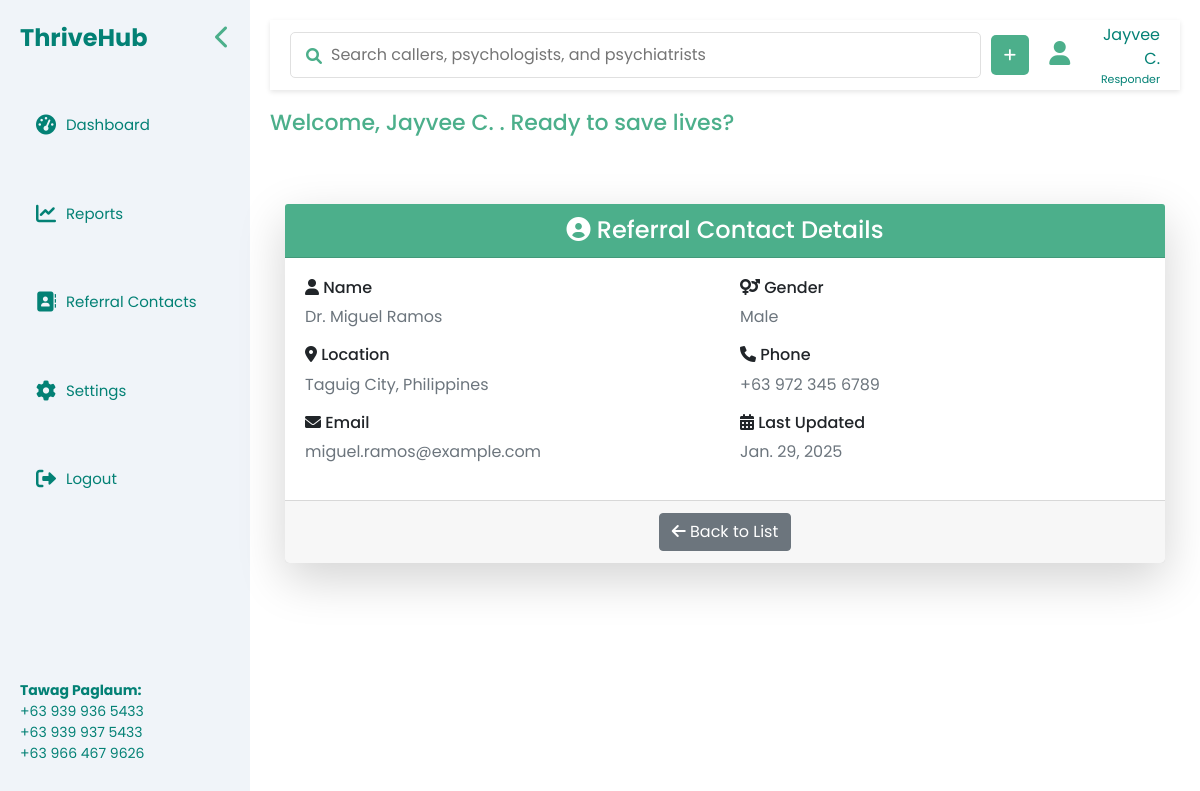
Screenshot of /referral/7/ (signed in) with the database file from the repository.
### form/models.py (models this page shows, shortened)
class Responder(AbstractUser):
    responderID = models.AutoField(primary_key=True)
    mfa_secret = models.CharField(max_length=16, blank=True, null=True)
    mfa_enabled = models.BooleanField(default=False)
    responderName = models.CharField(max_length=255)
    role = models.CharField(max_length=255)
    shift = models.CharField(max_length=255)
    password = models.CharField(default="password")
    username = models.CharField(max_length=150, unique=True)

class ReferralContact(models.Model):
    name = models.CharField(max_length=255)
    gender = models.CharField(max_length=10, choices=[('Male', 'Male'), ('Female', 'Female')])
    location = models.CharField(max_length=255)
    phone = models.CharField(max_length=15, null=True, blank=True)
    email = models.EmailField(max_length=255, null=True, blank=True)
    date_updated = models.DateField(auto_now=True)

### ThriveHub/views.py (the view)
# urls.py: path('referral/<int:id>/', referral_detail, name='referral_detail'),
def referral_detail(request, id):
    referral = get_object_or_404(ReferralContact, id=id)
    return render(request, 'referral_detail.html', {'referral': referral})

### templates/referral_detail.html (shortened to what this page needs)
{% extends 'layout.html' %}
{% block content %}
    <h2 class="section-title">Welcome,
        {% if request.user.is_authenticated %}
            {{ request.user.first_name|default:"Responder" }} {{ request.user.last_name|default:"" }}
        {% else %}
            Responder
        {% endif %}. Ready to save lives?
    </h2>
    <div class="container mt-5">
        <div class="shadow-lg rounded-lg">
            <div class="card-header text-white text-center" style="background-color: #4CAF8B;">
                <h4 class="mb-0"><i class="fas fa-user-circle"></i> Referral Contact Details</h4>
            </div>
            <div class="card-body">
                <div class="row">
                    <div class="col-md-6">
                        <h6><i class="fas fa-user"></i> Name</h6>
                        <p class="text-muted">{{ referral.name }}</p>
                    </div>
                    <div class="col-md-6">
                        <h6><i class="fas fa-venus-mars"></i> Gender</h6>
                        <p class="text-muted">{{ referral.gender }}</p>
                    </div>
                    <div class="col-md-6">
                        <h6><i class="fas fa-map-marker-alt"></i> Location</h6>
                        <p class="text-muted">{{ referral.location }}</p>
                    </div>
                    <div class="col-md-6">
                        <h6><i class="fas fa-phone"></i> Phone</h6>
                        <p class="text-muted">{{ referral.phone|default:"N/A" }}</p>
                    </div>
                    <div class="col-md-6">
                        <h6><i class="fas fa-envelope"></i> Email</h6>
                        <p class="text-muted">{{ referral.email|default:"N/A" }}</p>
                    </div>
                    <div class="col-md-6">
                        <h6><i class="fas fa-calendar-alt"></i> Last Updated</h6>
                        <p class="text-muted">{{ referral.date_updated }}</p>
                    </div>
                </div>
            </div>
            <div class="card-footer text-center">
                <a href="{% url 'referrals' %}" class="btn btn-secondary">
                    <i class="fas fa-arrow-left"></i> Back to List
                </a>
            </div>
        </div>
    </div>
{% endblock %}

### templates/layout.html (shortened to what this page needs)
<!doctype html>
{% load static %}
<html lang="en">
<head>
    <link rel="stylesheet" href="https://cdnjs.cloudflare.com/ajax/libs/font-awesome/6.0.0-beta3/css/all.min.css">
    <link rel="stylesheet" href="https://maxcdn.bootstrapcdn.com/bootstrap/4.5.2/css/bootstrap.min.css">
    <link rel="stylesheet" href="{% static 'css/style.css' %}">
</head>
<body>
    <div class="dashboard-container">
    <div class="sidebar">
        <div class="logo">
            <span class="sidebar-title">ThriveHub</span>
            <div class="toggle-icon" onclick="toggleSidebar()">
                <i class="fas fa-chevron-left"></i>
            </div>
        </div>
        <nav>
            <a href="/" class="nav-link"><i class="fas fa-tachometer-alt"></i> <span class="nav-text">Dashboard</span></a>
            <a href="{% url 'Reports' %}" class="nav-link"><i class="fas fa-chart-line"></i> <span class="nav-text">Reports</span></a>
            <a href="/referrals" class="nav-link"><i class="fas fa-address-book"></i> <span class="nav-text">Referral Contacts</span></a>
            <a href="/settings" class="nav-link"><i class="fas fa-cog"></i> <span class="nav-text">Settings</span></a>
            <a href="{% url 'responder:logout' %}" class="nav-link"><i class="fas fa-sign-out-alt"></i> <span class="nav-text">Logout</span></a>
        </nav>
        <div class="sidebar-footer">
            <div class="footer-content">
                <span><b>Tawag Paglaum:</b></span>
                <p>
                    +63 939 936 5433 <br>
                    +63 939 937 5433 <br>
                    +63 966 467 9626 <br>
                </p>
            </div>
        </div>
    </div>
    <div class="main-content">
        <div class="header">
            <div class="search-container">
                <form action="{% url 'search_results' %}" method="GET" class="d-flex" style="width: 100%;">
                    <button type="submit" class="fas fa-search search-icon" style="border-style: none; background-color: transparent;"></button>
                    <input type="text" name="q" class="search-bar" placeholder="Search callers, psychologists, and psychiatrists" required>
                </form>
                <a href="{% url 'AddCall' %}" class="btn btn-sm def-btn add-call-btn">
                    <i class="fa-solid fa-plus"></i>
                </a>
            </div>
            <div class="user-info">
                <a href="{% url 'settings' %}"><i class="fa-solid fa-user"></i></a>
                <span>
                    {% if request.user.is_authenticated %}
                        {{ request.user.first_name|default:"Responder" }} {{ request.user.last_name|default:"" }} <br>
                    {% else %}
                        Responder<br>
                    {% endif %}
                    <span class="responder-text">Responder</span>
                </span>
            </div>
        </div>
        {% block content %}
        {% endblock %}

### static/css/style.css (style rules this page uses)
.dashboard-container { display: flex; height: 100vh; font-family: 'Poppins', sans-serif; }
.sidebar { background-color: #F0F4F9; width: 250px; padding: 20px; display: flex; flex-direction: column; justify-content: space-between; transition: width 0.4s; }
.logo { display: flex; align-items: center; justify-content: space-between; position: relative; }
.sidebar-title { font-size: 24px; font-weight: bold; margin-right: 10px; color: #038175; }
.toggle-icon { cursor: pointer; font-size: 24px; color: #4CAF8B; transition: transform 0.3s; }
.nav-link { text-decoration: none; color: #4CAF8B; margin-bottom: 20px; display: flex; align-items: center; justify-content: flex-start; margin-top: 50px; }
.nav-link i { font-size: 24px; transition: font-size 0.3s; }
.nav-link .nav-text { margin-left: 10px; transition: display 0.3s; }
.sidebar .nav-link i { font-size: 20px; }
.sidebar-footer { display: flex; flex-direction: column; align-items: flex-start; margin-top: auto; font-size: 14px; color: #038175; }
.footer-content { display: block; }
.sidebar a { text-decoration: none; color: #038175; font-size: 15px; display: flex; align-items: center; }
.logo { position: relative; font-size: 24px; font-weight: bold; }
.def-btn { background-color: #4CAF8B; color: white; }
.main-content { flex: 1; background-color: #fff; padding: 20px; display: flex; flex-direction: column; }
.header { background-color: #fff; height: 70px; padding: 10px 20px; display: flex; align-items: center; justify-content: space-between; box-shadow: 0px 2px 5px rgba(0, 0, 0, 0.1); }
.search-container { position: relative; display: flex; align-items: center; width: 200%; align-items: center; }
.header .search-bar { width: 100%; padding: 10px; border: 1px solid #e0e0e0; border-radius: 5px; padding-left: 40px; }
.search-icon { position: absolute; left: 10px; top: 15px; color: #4CAF8B; }
.header .user-info { display: flex; align-items: center; text-align: right; margin-left: 20px; width: 30%; }
.header .user-info i { font-size: 24px; margin-right: 20px; color: #4CAF8B; }
.header .user-info span { color: #038175; display: flex; flex-direction: column; }
.responder-text { font-size: 11px; display: block; }
.section-title { font-size: 22px; color: #4CAF8B; margin-bottom: 20px; margin-top: 20px; }
.add-call-btn { display: flex; align-items: center; justify-content: center; width: 40px; height: 40px; overflow: hidden; background-color: #4CAF8B; color: white; text-decoration: none; border-radius: 5px; transition: width 0.3s ease-in-out, padding 0.3s ease-in-out; white-space: nowrap; position: relative; margin-left: 10px; }
.add-call-btn i { position: absolute; left: 50%; transform: translateX(-50%); transition: left 0.3s ease-in-out; }

### rows the page displays
Responder: user.first_name "Jayvee", user.last_name "C."
ReferralContact: name "Dr. Miguel Ramos", gender "Male", location "Taguig City, Philippines", phone "+63 972 345 6789", email "miguel.ramos@example.com", date_updated "Jan. 29, 2025"
